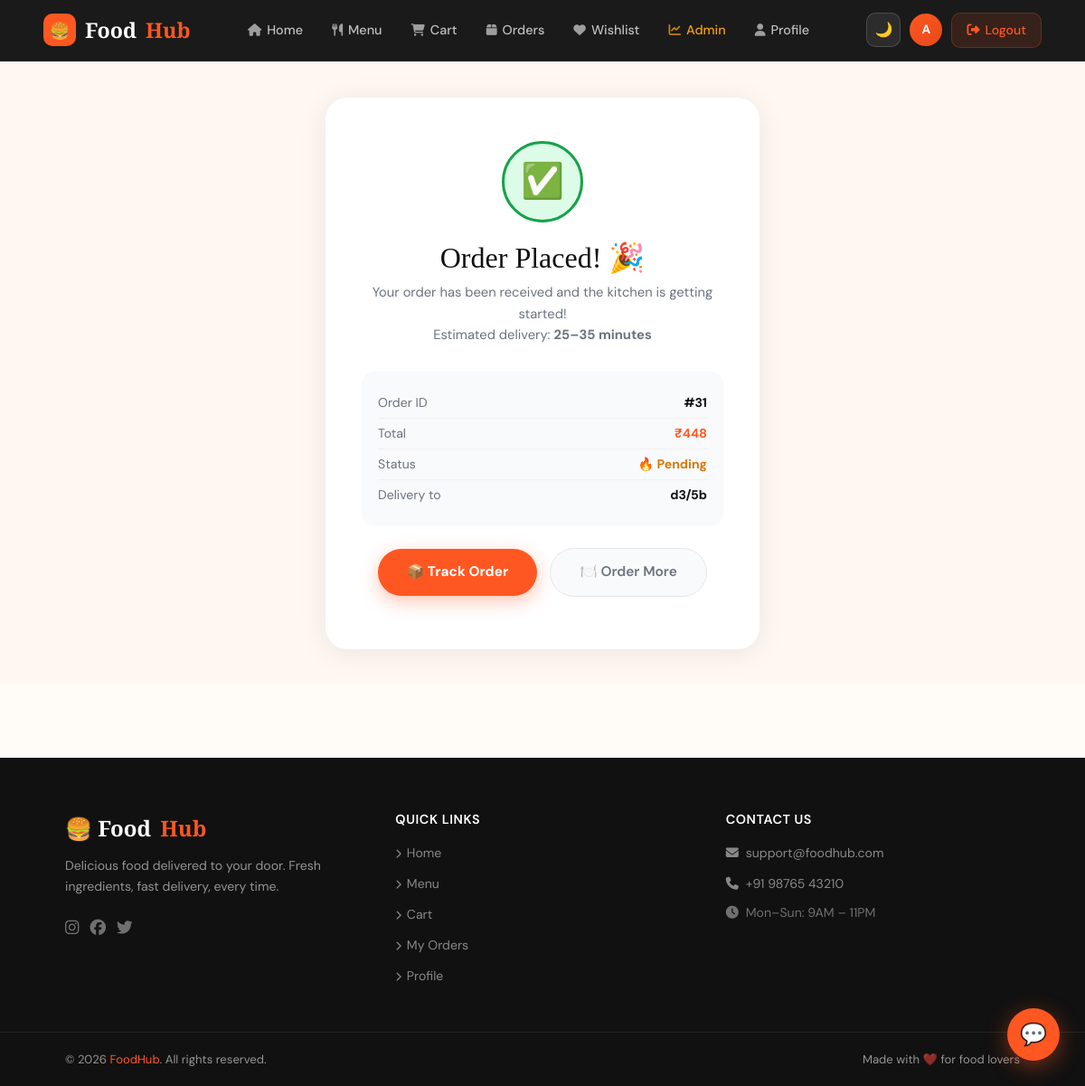
The app's page /order-success/31/ (signed in) with its own data.
### core/models.py (models this page shows, shortened)
class Order(models.Model):
    STATUS_CHOICES = [
        ('Pending', 'Pending'),
        ('Preparing', 'Preparing'),
        ('Out for Delivery', 'Out for Delivery'),
        ('Delivered', 'Delivered'),
        ('Cancelled', 'Cancelled'),
    ]
    user = models.ForeignKey(User, on_delete=models.CASCADE)
    full_name = models.CharField(max_length=200)
    address = models.TextField()
    phone = models.CharField(max_length=15)
    total_amount = models.DecimalField(max_digits=8, decimal_places=2, default=0)
    status = models.CharField(max_length=20, choices=STATUS_CHOICES, default='Pending')
    created_at = models.DateTimeField(auto_now_add=True)

### core/views.py (the view)
# urls.py: path('order-success/<int:order_id>/', views.order_success, name='order_success'),
@login_required
def order_success(request, order_id):
    order = get_object_or_404(Order, id=order_id, user=request.user)
    return render(request, 'core/order_success.html', {'order': order})

### core/context_processors.py (called while the page is built)
def cart_count(request):
    if request.user.is_authenticated:
        order = Order.objects.filter(user=request.user, status='Pending').first()
        if order:
            return {'cart_count': order.items.count()}
    return {'cart_count': 0}

### core/templates/core/order_success.html (shortened to what this page needs)
{% extends 'core/base.html' %}
{% block content %}
<div class="success-wrap">
  <div class="success-card confetti" id="card">
    <div class="success-anim">✅</div>
    <h2>Order Placed! 🎉</h2>
    <p class="sub">
      Your order has been received and the kitchen is getting started!<br>
      Estimated delivery: <strong>25–35 minutes</strong>
    </p>
    <div class="order-info">
      <div class="oi-row"><span>Order ID</span><strong>#{{ order.id }}</strong></div>
      <div class="oi-row"><span>Total</span><strong style="color:var(--orange);">₹{{ order.total_amount|floatformat:0 }}</strong></div>
      <div class="oi-row"><span>Status</span><strong style="color:#d97706;">🔥 {{ order.status }}</strong></div>
      <div class="oi-row"><span>Delivery to</span><strong>{{ order.address|truncatechars:40 }}</strong></div>
    </div>
    <a href="{% url 'order_detail' order.id %}" class="btn-track">📦 Track Order</a>
    <a href="{% url 'food_list' %}" class="btn-menu">🍽️ Order More</a>
  </div>
</div>
{% endblock %}

### core/templates/core/base.html (shortened to what this page needs)
{% load static %}
<!doctype html>
<html lang="en">
<head>
  <link href="https://cdn.jsdelivr.net/npm/bootstrap@5.3.0/dist/css/bootstrap.min.css" rel="stylesheet"/>
  <link rel="stylesheet" href="https://cdnjs.cloudflare.com/ajax/libs/font-awesome/6.5.0/css/all.min.css"/>
  <link href="https://unpkg.com/aos@2.3.4/dist/aos.css" rel="stylesheet"/>
  <link rel="stylesheet" href="{% static 'css/style.css' %}"/>
</head>
<body>
  <nav class="navbar-custom" id="mainNav">
    <div class="navbar-inner">
      <a class="nav-brand" href="/">
        <div class="nav-brand-icon">🍔</div>
        Food<span>Hub</span>
      </a>
      <ul class="nav-links">
        <li>
          <a href="/" {% if request.resolver_match.url_name == 'home' %}class="active"{% endif %}>
            <i class="fa-solid fa-house"></i> Home
          </a>
        </li>
        <li>
          <a href="/foods/" {% if request.resolver_match.url_name == 'food_list' %}class="active"{% endif %}>
            <i class="fa-solid fa-utensils"></i> Menu
          </a>
        </li>
        <li>
          <a href="/cart/" class="cart-link {% if request.resolver_match.url_name == 'cart' %}active{% endif %}">
            <i class="fa-solid fa-cart-shopping"></i> Cart
          </a>
        </li>
        <li>
          <a href="/orders/" {% if request.resolver_match.url_name == 'my_orders' %}class="active"{% endif %}>
            <i class="fa-solid fa-box"></i> Orders
          </a>
        </li>
        <li>
          <a href="/wishlist/" {% if request.resolver_match.url_name == 'wishlist' %}class="active"{% endif %}>
            <i class="fa-solid fa-heart"></i> Wishlist
          </a>
        </li>
        {% if request.user.is_staff %}
        <li>
          <a href="/dashboard/" {% if request.resolver_match.url_name == 'dashboard' %}class="active"{% endif %} style="color:#f59e0b;">
            <i class="fa-solid fa-chart-line"></i> Admin
          </a>
        </li>
        {% endif %}
        <li>
          <a href="/profile/" {% if request.resolver_match.url_name == 'profile' %}class="active"{% endif %}>
            <i class="fa-solid fa-user"></i> Profile
          </a>
        </li>
      </ul>
      <div class="nav-right">
        <button id="darkToggle" onclick="toggleDark()"
                style="background:rgba(255,255,255,.08);border:1px solid rgba(255,255,255,.15);color:#fff;width:38px;height:38px;border-radius:10px;display:flex;align-items:center;justify-content:center;cursor:pointer;font-size:1rem;transition:all .2s;"
                title="Toggle Dark Mode">
          🌙
        </button>
        <a href="/profile/" class="nav-avatar" title="Profile">
          {{ request.user.username|slice:":1"|upper|default:"U" }}
        </a>
        <a href="/logout/" class="btn-logout">
          <i class="fa-solid fa-right-from-bracket"></i> Logout
        </a>
      </div>
    </div>
  </nav>
  <div class="content-wrap">
    {% block content %}{% endblock %}
  </div>
  <footer class="footer-custom">
    <div class="footer-top">
      <div>
        <div class="footer-brand-name">🍔 Food<span>Hub</span></div>
        <p class="footer-desc">Delicious food delivered to your door. Fresh ingredients, fast delivery, every time.</p>
        <div style="display:flex;gap:12px;">
          <a href="#" style="color:rgba(255,255,255,.4);font-size:1.1rem;transition:color .2s;" onmouseover="this.style.color='#FF5722'" onmouseout="this.style.color='rgba(255,255,255,.4)'"><i class="fa-brands fa-instagram"></i></a>
          <a href="#" style="color:rgba(255,255,255,.4);font-size:1.1rem;transition:color .2s;" onmouseover="this.style.color='#FF5722'" onmouseout="this.style.color='rgba(255,255,255,.4)'"><i class="fa-brands fa-facebook"></i></a>
          <a href="#" style="color:rgba(255,255,255,.4);font-size:1.1rem;transition:color .2s;" onmouseover="this.style.color='#FF5722'" onmouseout="this.style.color='rgba(255,255,255,.4)'"><i class="fa-brands fa-twitter"></i></a>
        </div>
      </div>
      <div class="footer-col">
        <h6>Quick Links</h6>
        <ul>
          <li><a href="/"><i class="fa-solid fa-chevron-right" style="font-size:.65rem;margin-right:6px;"></i>Home</a></li>
          <li><a href="/foods/"><i class="fa-solid fa-chevron-right" style="font-size:.65rem;margin-right:6px;"></i>Menu</a></li>
          <li><a href="/cart/"><i class="fa-solid fa-chevron-right" style="font-size:.65rem;margin-right:6px;"></i>Cart</a></li>
          <li><a href="/orders/"><i class="fa-solid fa-chevron-right" style="font-size:.65rem;margin-right:6px;"></i>My Orders</a></li>
          <li><a href="/profile/"><i class="fa-solid fa-chevron-right" style="font-size:.65rem;margin-right:6px;"></i>Profile</a></li>
        </ul>
      </div>
      <div class="footer-col">
        <h6>Contact Us</h6>
        <ul>
          <li><a href="mailto:support@foodhub.com"><i class="fa-solid fa-envelope" style="margin-right:8px;"></i>support@foodhub.com</a></li>
          <li><a href="tel:+919876543210"><i class="fa-solid fa-phone" style="margin-right:8px;"></i>+91 98765 43210</a></li>
          <li style="color:rgba(255,255,255,.4);font-size:.88rem;margin-top:4px;"><i class="fa-solid fa-clock" style="margin-right:8px;"></i>Mon–Sun: 9AM – 11PM</li>
        </ul>
      </div>
    </div>
    <div class="footer-bottom">
      <span>© 2026 <a href="/">FoodHub</a>. All rights reserved.</span>
      <span>Made with ❤️ for food lovers</span>
    </div>
  </footer>
  <div id="chatBtn" onclick="toggleChat()"
       style="position:fixed;bottom:28px;right:28px;z-index:8888;
              width:58px;height:58px;border-radius:50%;
              background:var(--orange);color:#fff;
              display:flex;align-items:center;justify-content:center;
              font-size:1.5rem;cursor:pointer;
              box-shadow:0 6px 24px rgba(255,87,34,.45);
              transition:transform .3s,box-shadow .3s;
              animation:chatPop .6s 2s cubic-bezier(.36,.07,.19,.97) both;"
       title="Chat with us">
    💬
  </div>
</body>
</html>

### core/templates/core/base.html (style rules this page uses)
:root { --orange: #FF5722; --orange2: #FF7043; --dark: #111111; --dark2: #1c1c1c; --cream: #FFFBF7; --gray: #6b7280; --bg: #FFFBF7; --bg2: #ffffff; --text: #111111; --text2: #6b7280; --border-col: #e5e7eb; --card-bg: #ffffff; }
* { box-sizing: border-box; }
body { font-family: 'DM Sans', sans-serif; background: var(--cream); color: var(--dark); transition: background .3s, color .3s; }
.navbar-custom { position: sticky; top: 0; z-index: 1000; background: rgba(17,17,17,0.96); backdrop-filter: blur(14px); -webkit-backdrop-filter: blur(14px); border-bottom: 1px solid rgba(255,255,255,.07); padding: 0 4vw; height: 68px; display: flex; align-items: center; transition: background .3s, box-shadow .3s; }
.navbar-inner { width: 100%; display: flex; align-items: center; justify-content: space-between; gap: 20px; }
.nav-brand { display: flex; align-items: center; gap: 10px; text-decoration: none; font-family: 'Playfair Display', serif; font-size: 1.45rem; color: #fff; font-weight: 700; white-space: nowrap; transition: opacity .2s; }
.nav-brand-icon { width: 36px; height: 36px; background: var(--orange); border-radius: 10px; display: flex; align-items: center; justify-content: center; font-size: 1.1rem; }
.nav-brand span { color: var(--orange); }
.nav-links { display: flex; align-items: center; gap: 4px; list-style: none; margin: 0; padding: 0; }
.nav-links a { display: flex; align-items: center; gap: 6px; padding: 8px 14px; border-radius: 10px; color: rgba(255,255,255,.72); font-size: .9rem; font-weight: 500; text-decoration: none; transition: all .2s; white-space: nowrap; }
.nav-links a i { font-size: .85rem; opacity: .8; }
.cart-link { position: relative; }
.nav-right { display: flex; align-items: center; gap: 10px; }
.nav-avatar { width: 36px; height: 36px; background: linear-gradient(135deg, var(--orange), #e64a19); border-radius: 50%; display: flex; align-items: center; justify-content: center; color: #fff; font-weight: 700; font-size: .85rem; cursor: pointer; text-decoration: none; transition: transform .2s, box-shadow .2s; }
.btn-logout { display: flex; align-items: center; gap: 6px; padding: 8px 16px; border-radius: 10px; background: rgba(255,87,34,.12); border: 1px solid rgba(255,87,34,.25); color: var(--orange); font-size: .88rem; font-weight: 500; text-decoration: none; transition: all .2s; }
.content-wrap { padding: 0; background: #FFF8F2; }
.footer-custom { background: var(--dark); color: rgba(255,255,255,.55); margin-top: 80px; }
.footer-top { display: grid; grid-template-columns: repeat(auto-fit, minmax(200px, 1fr)); gap: 40px; padding: 60px 6vw 40px; }
.footer-brand-name { font-family: 'Playfair Display', serif; font-size: 1.5rem; color: #fff; font-weight: 700; margin-bottom: 12px; display: flex; align-items: center; gap: 10px; }
.footer-brand-name span { color: var(--orange); }
.footer-desc { font-size: .88rem; line-height: 1.7; margin-bottom: 20px; }
.footer-col h6 { color: #fff; font-weight: 600; font-size: .9rem; margin-bottom: 16px; letter-spacing: .04em; text-transform: uppercase; }
.footer-col ul { list-style: none; padding: 0; margin: 0; }
.footer-col ul li { margin-bottom: 10px; }
.footer-col ul li a { color: rgba(255,255,255,.5); font-size: .88rem; text-decoration: none; transition: color .2s; }
.footer-bottom { border-top: 1px solid rgba(255,255,255,.08); padding: 20px 6vw; display: flex; justify-content: space-between; align-items: center; flex-wrap: wrap; gap: 12px; font-size: .82rem; }
.footer-bottom a { color: var(--orange); text-decoration: none; }
#darkToggle { transition:all .3s; }

### records on screen
Order: id "31", total_amount "448", status "Pending", address "d3/5b"

### other values on screen
{{ request.user.username|slice:":1"|upper|default:"U" }} "A"
